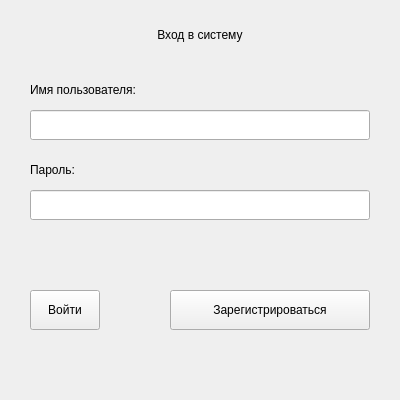
<?xml version="1.0" encoding="UTF-8"?>
<ui version="4.0">
 <class>MainWindow</class>
 <widget class="QMainWindow" name="MainWindow">
  <property name="geometry">
   <rect>
    <x>0</x>
    <y>0</y>
    <width>400</width>
    <height>400</height>
   </rect>
  </property>
  <property name="minimumSize">
   <size>
    <width>400</width>
    <height>400</height>
   </size>
  </property>
  <property name="maximumSize">
   <size>
    <width>400</width>
    <height>400</height>
   </size>
  </property>
  <property name="windowTitle">
   <string>SOWA</string>
  </property>
  <property name="windowTitle">
   <string>SOWA</string>
  </property>
  <property name="windowIcon">
   <iconset>
    <normaloff>.\ICON_reg.png</normaloff>
   </iconset>
  </property>
  <widget class="QWidget" name="centralwidget">
   <widget class="QLabel" name="label_name">
    <property name="geometry">
     <rect>
      <x>125</x>
      <y>25</y>
      <width>150</width>
      <height>20</height>
     </rect>
    </property>
    <property name="text">
     <string>Вход в систему</string>
    </property>
    <property name="alignment">
     <set>Qt::AlignCenter</set>
    </property>
   </widget>
   <widget class="QLabel" name="label_username">
    <property name="geometry">
     <rect>
      <x>30</x>
      <y>80</y>
      <width>170</width>
      <height>20</height>
     </rect>
    </property>
    <property name="text">
     <string>Имя пользователя:</string>
    </property>
   </widget>
   <widget class="QLineEdit" name="username_input">
    <property name="geometry">
     <rect>
      <x>30</x>
      <y>110</y>
      <width>340</width>
      <height>30</height>
     </rect>
    </property>
   </widget>
   <widget class="QLabel" name="label_password">
    <property name="geometry">
     <rect>
      <x>30</x>
      <y>160</y>
      <width>100</width>
      <height>20</height>
     </rect>
    </property>
    <property name="text">
     <string>Пароль:</string>
    </property>
   </widget>
   <widget class="QLineEdit" name="password_input">
    <property name="geometry">
     <rect>
      <x>30</x>
      <y>190</y>
      <width>340</width>
      <height>30</height>
     </rect>
    </property>
    <property name="echoMode">
     <enum>QLineEdit::Password</enum>
    </property>
   </widget>
   <widget class="QPushButton" name="login_button">
    <property name="geometry">
     <rect>
      <x>30</x>
      <y>290</y>
      <width>70</width>
      <height>40</height>
     </rect>
    </property>
    <property name="text">
     <string>Войти</string>
    </property>
   </widget>
   <widget class="QPushButton" name="register_button">
    <property name="geometry">
     <rect>
      <x>170</x>
      <y>290</y>
      <width>200</width>
      <height>40</height>
     </rect>
    </property>
    <property name="text">
     <string>Зарегистрироваться</string>
    </property>
   </widget>
  </widget>
 </widget>
 <resources/>
 <connections/>
</ui>
